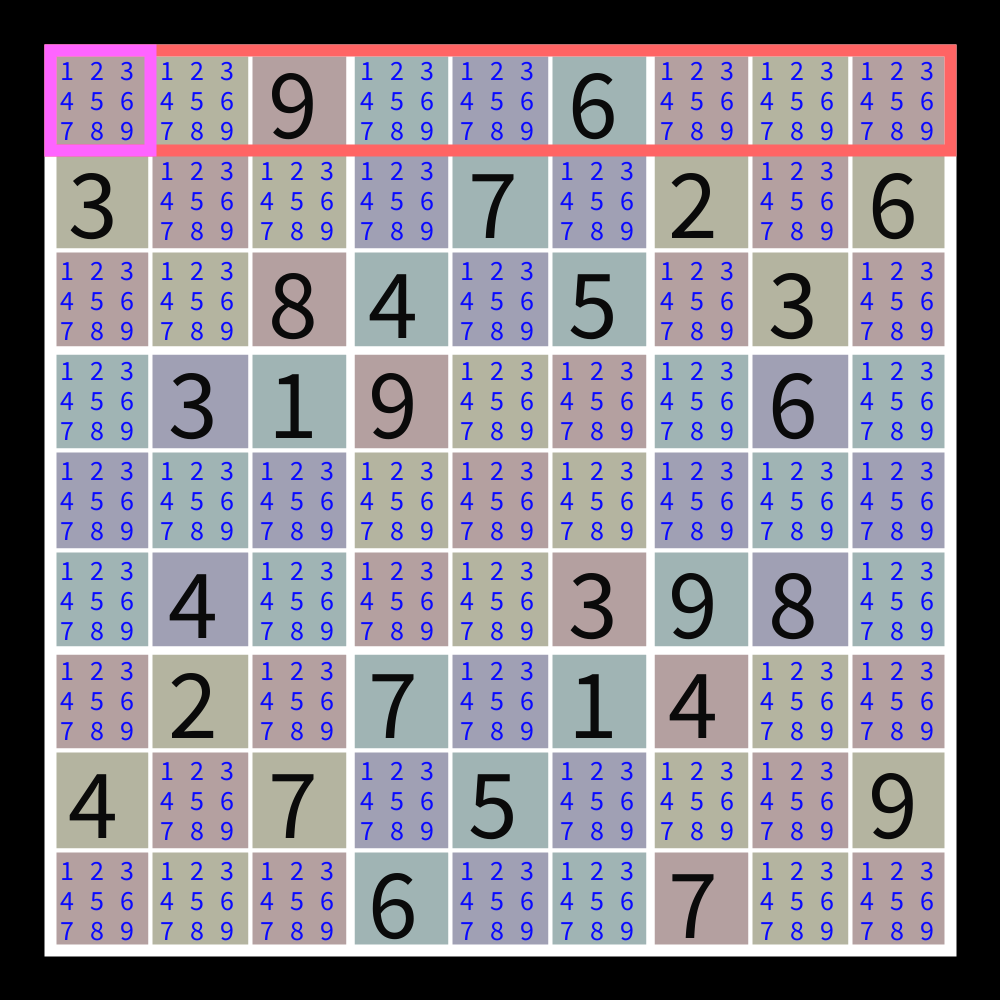
Frame 1 (no input)
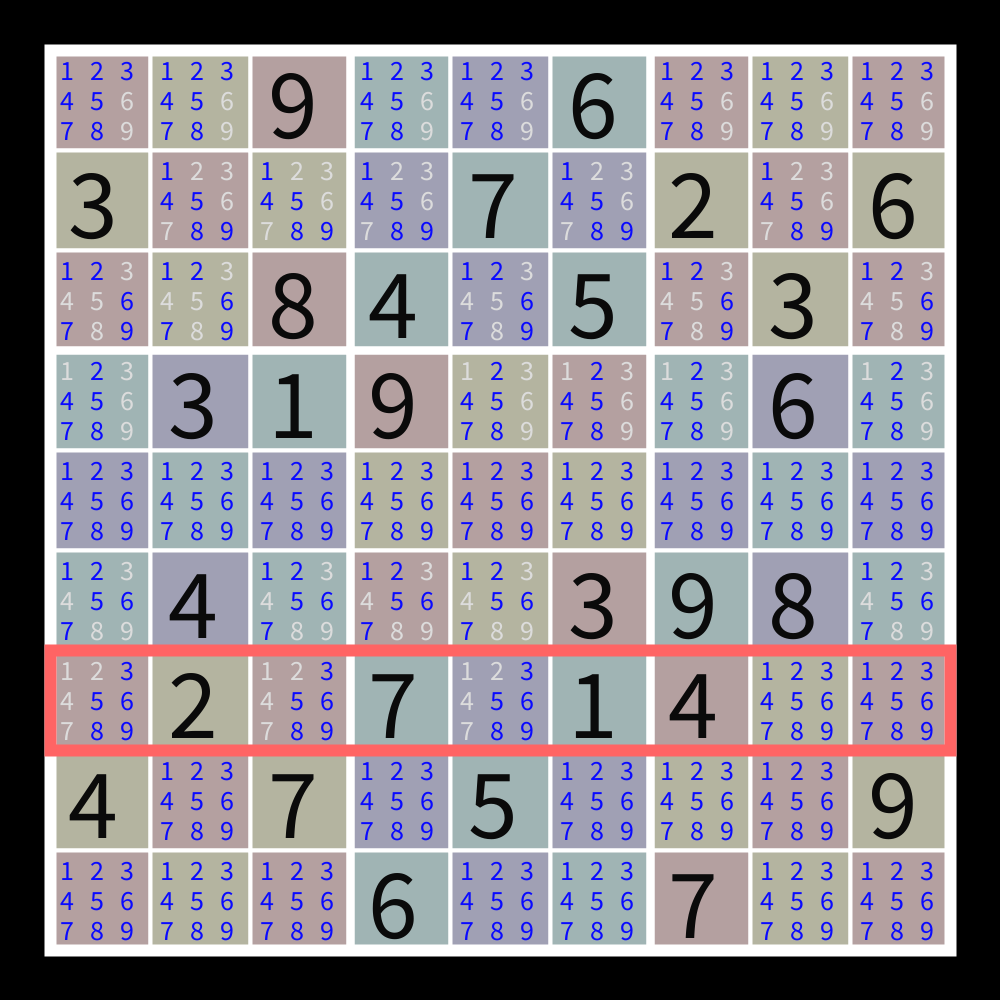
Frame 60 (the mouse pressed at the canvas centre just before this capture)
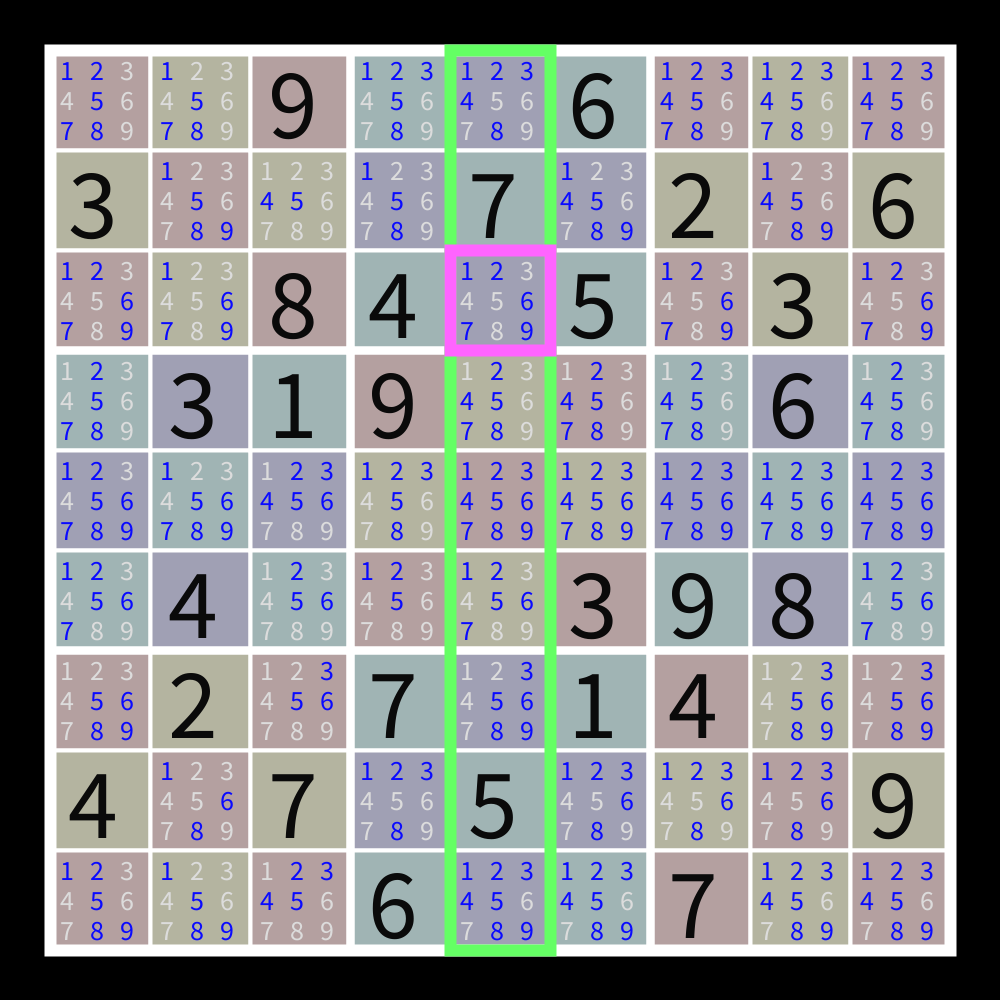
Frame 120 (the mouse held since frame 60 and released just before this capture)

The Processing sketch that drew these frames (run headless with seeded random() and noise(); from frame 60 on, the mouse is pressed at the canvas centre):

// Processing sketch: SudokuV6
// ── SudokuV6.pde

/*

terminology

sqr =  a 1 by 1 square on the grid    
row =  a 9 by 1 horizontal bar on the grid made from 9 squares  
col =  a 1 by 9 vertical bar on the grid made from 9 squares 
box =  a 3 by 3 box on the grid made from squares)
grid = the 9 by 9 grid of 81 squares 


Pseudo Code  (* = real code written)

* rotate array so the entry grid displays right
* initialise the workGrid array

* drawGrid 
*  draw 81  1 by 1 outlines
*  draw  9  3 by 3 outlines
*  draw  1  9 by 9 outline
* 
* drawNumbers
*  draw the non blank numbers from the grid array
*  in the blank squares display a mini 3x3 grid of the current possibles numbers from the workgrid array   

check each horizontal line to remove any numbers already correct for that line
*  hilite horizontal line being processed
*  hilite 1x1 box being processed
*  check workGrid candidate numbers in this line against each entry that is non zero the grid array 
*    remove any numbers that appear elsewhere in the same line in grid

check each vertical line to remove any numbers already correct for that line
*  hilite vertical line being processed
*  hilite 1x1 box being processed
*  check workGrid candidate numbers in this line against each entry that is non zero the grid array 
*  remove any numbers that appear elsewhere in the same line in grid


check each 3x3 box to remove any numbers already correct for that square
*  hilite 3x3 box being processed
*  hilite 1x1 square being processed
*  check workGrid candidate numbers in this box against each entry that is non zero the grid array 
*  remove any numbers that appear elsewhere in the same box in grid

*check each square in the 9x9 workgrid for single candidate squares
*  hilite 1x1 square being processed
*  check workGrid candidate numbers in this square so see if only one cadidate remains
*    insert the single number in the relevant grid array location as cadidate number + 10  

data array formats

grid [0..8][0..8] contains the puzzle. 
  0      = square is unsolved                   (draw as blank to start)
  1..9   = solved square was supplied at start  (number drawn in black )
  11..19 = square solved by this program        (number drawn in white )
  
workgrid [0..8]  [0..8]    [0..9]
         gridx    gridy  candidatelist
  0 = true (this square has been solved) false (there is more than one candidate for this square) 
  1 = true (1 is an option) false (1 has been dismissed)
  2 = true (2 is an option) false (2 has been dismissed)
  .
  .
  9 = true (9 is an option) false (9 has been dismissed)

*/
 

/* the sudoku to solve */

int[][] entryGrid = { 
  {0,0,9,0,0,6,0,0,0}, 
  {3,0,0,0,7,0,2,0,6}, 
  {0,0,8,4,0,5,0,3,0},
  {0,3,1,9,0,0,0,6,0},
  {0,0,0,0,0,0,0,0,0},
  {0,4,0,0,0,3,9,8,0},
  {0,2,0,7,0,1,4,0,0},
  {4,0,7,0,5,0,0,0,9},
  {0,0,0,6,0,0,7,0,0}}
  ; 

int[][] grid = new int[9][9]; // [x]  [y] 

/* the sudoku work grid with the current candidate numbers */
boolean [][][] workGrid = new boolean[9][9][10]; // [x]  [y] [nums]

int offset    =  50 ;  /* from top and left of screen */
int boxsize   = 100 ;  /* size of 1x1 box */

int xx        = 0   ;
int yy        = 0   ;
int sx        = 0   ;
int sy        = 0   ;
int checkStep = 0   ;
boolean newCheck = true ;
boolean solved = false ;

void setup() {
  println("Setup Started");
  println("  Size");
  size(1000, 1000);
  frameRate(15);
  println("  Background");
  background(0);
  rotateArray() ;
  workGridInit() ;
  println("Setup Ended");
  //noLoop() ;   //////////////////////////////////
}

void mouseClicked() {
  redraw() ; 
}

void rotateArray() {
  for (int x = 0 ; x < 9 ; x++) {
    for (int y = 0 ; y < 9 ; y++) {
      grid[y][x] = entryGrid[x][y] ;
    }
  }
}

void workGridInit() {
  println("workGridInit Started");
  for (int x = 0; x < 9 ; x++) {
    for (int y = 0; y < 9 ;y++) {
      if (grid[x][y] == 0 ) {
        for (int z = 1 ; z <= 9 ;z++) {
          println("x,y,z = ",x,y,z);
          workGrid[x][y][z] = true ;
        }
      }
    }
  }
  println("workGridInit Ended");
}

 
void drawGrid() {
  println("drawgrid Started");
  /* 1x1 boxes */
  stroke(255) ;
  fill(0) ;
  strokeWeight(4) ;

  for (int x = 0 ; x < 9 ; x++) { 
    for (int y = 0 ; y < 9 ; y++) {
      if ( (x/3 + y/3 * 3) % 2 == 0 ) { 
        if ( (x + y * 9) % 2 == 0 ) { 
          fill(180,160,160) ; 
        } else {
          fill(180,180,160) ;
        }
      } else {
        if ( (x + y * 9) % 2 == 0 ) { 
          fill(160,160,180) ; 
        } else {
          fill(160,180,180) ;
        }
      }
      rect(offset + x * boxsize , offset + y * boxsize , boxsize , boxsize ) ;
    }
  }

  /* 3x3 boxes */
  stroke(255) ;
  noFill() ;
  strokeWeight(8) ;

  for (int x = 0 ; x < 3 ; x++) { 
    for (int y = 0 ; y < 3 ; y++) {
      rect(offset + x * boxsize * 3, offset + y * boxsize * 3, boxsize * 3, boxsize * 3) ;
    }
  }

  
  /* 9x9 box */
  stroke(255) ;
  noFill() ;
  strokeWeight(12) ;

  rect(offset, offset, boxsize * 9, boxsize * 9) ;
  println("drawGrid Ended");
}

void drawNumbers() {
  println("drawNumbers Started");
  int solvedCount = 0 ;
  for (int gridx = 0 ; gridx < 9 ; gridx++) {
    for (int gridy = 0 ; gridy < 9 ; gridy++) {
      textSize(100) ;
      int number = grid[gridx][gridy] ;
      if (number > 10) {
        solvedCount++ ;
        fill(10,10,255) ;
        String num = str(number - 10) ;
        text(num, gridx * boxsize + 68, gridy * boxsize + 138 ) ;
      } else if (number > 0) {
        solvedCount++ ;
        fill(10) ;
        String num = str(number) ;
        text(num, gridx * boxsize + 68, gridy * boxsize + 138 ) ;
      } else {
        textSize(28) ;
        fill(80) ;
        for (int x = 0 ; x < 3 ; x++) {
          for (int y = 0 ; y < 3 ; y++) {
            int candidate = y * 3 + x + 1 ;
            // println("gridx,gridy,candidate = ",gridx,gridy,candidate);
            String boxnum = str(candidate) ;
            if (workGrid[gridx][gridy][candidate] == true) {
              fill(10,10,255) ; // candidate is true so it is still a possibilty 
            } else {
              fill(220) ; // candidate is false so it has been eliminated  
            }
            text(boxnum, gridx * boxsize + 60 + x * 30, gridy * boxsize + 80 + y * 30 ) ;
          }
        }
      }
    }
  }
  if (solvedCount == 81 ) solved = true ;
  if (solved) noLoop() ;
  println("drawNumbers Ended");
}



void checkRow(int x, int y) {
  // [col][y]  is the location of the source square
  //   [x][y]  is the location of the target square (the hilighted one)
  for (int col = 0 ; col < 9 ; col ++) {
    if (grid[col][y] != 0) {       // only check source squares that are solved
      if (col != x) {         // don't check aginst self 
        int solved = grid[col][y] ;
        if (solved > 9) solved = solved - 10 ;  
        workGrid[x][y][solved] = false ; // remove candidate
      }
    }
  }
}

void checkCol(int x, int y) {
  // [x][row]  is the location of the source square
  // [x][y]    is the location of the target square (the hilighted one)
  for (int row = 0 ; row < 9 ; row ++) {
    if (grid[x][row] != 0) {  // only check source squares that are solved
      if (row != y) {         // don't check aginst self 
        int solved = grid[x][row] ;
        if (solved > 9) solved = solved - 10 ;  
        workGrid[x][y][solved] = false ; // remove candidate
      }
    }
  }
}

void checkBox(int x, int y) {
  // x and y are the actual position of the square to check
  // col and row need to be calculated from x and y
  // [col][row]  is the location of the source square
  // [x][y]      is the location of the target square (the hilighted one)
  int rowStart = floor(y * 1.0 / 3) * 3 ;
  int colStart = floor(x * 1.0 / 3) * 3 ;
  for (int row = rowStart ; row < (rowStart + 3) ; row++) {
    for (int col = colStart ; col < (colStart + 3) ; col++) {
      if (grid[col][row] != 0) {  // only check source squares that are solved
        if ((row != y) && (col != x)) {         // don't check aginst self 
          int solved = grid[col][row] ;
          if (solved > 9) solved = solved - 10 ;  
          workGrid[x][y][solved] = false ; // remove candidate
        }
      }      
    }
  }
}

void checkSqr(int x, int y) {
  int candCount = 0 ;
  int currentCand = 0 ;
  for (int candidate = 1 ; candidate < 10 ; candidate++ ) {
    if (workGrid[x][y][candidate] == true) {
      currentCand = candidate ;
      candCount++ ;
    }
  }
  // println("x,y,currentCand,candCount",x,y,currentCand,candCount) ;
  if (candCount == 1) {
    grid[x][y] = 10 + currentCand ;
  }
}

void hilite(int htype, int hx, int hy) {
  println("hilite Started");
  strokeWeight(12) ;
  noFill() ;

  switch(htype) {
    case 0:    // hilite row
      stroke(255,100,100) ;
      rect(offset , offset +  boxsize * hy , boxsize * 9 , boxsize ) ;
      break;
    case 1:    // hilite column
      stroke(100,255,100) ;
      rect(offset + boxsize * hx, offset , boxsize , boxsize * 9  ) ;   
      break;
    case 2:    // hilite box 3x3
      stroke(100,100,255) ;
      rect(offset +  boxsize * hx * 3, offset +  boxsize * hy * 3 , boxsize * 3 , boxsize * 3  ) ;
      break;
  }
  println("hilite Ended");
}

void hiliteSqr(int hx, int hy) {
      stroke(255,100,255) ;
      noFill() ;
      rect(offset +  boxsize * hx , offset +  boxsize * hy , boxsize , boxsize ) ;
}

void draw() {
  println("   ");  
  println("draw Started");
  background(0) ;
  drawGrid() ;
  drawNumbers() ;

  switch(checkStep) {
    case 0:    // hilite row
    hilite(checkStep,0,yy) ;
    if (newCheck) {
      sx = 0 ;
      newCheck = false ;
    }
    if (grid[sx][yy] == 0) {   // dont hilite or check this square if it is already solved 
      hiliteSqr(sx, yy) ; // hilite 1x1
      // check candidates against rest of square here
      checkRow(sx, yy)  ; //check square against all other squares in this row
    }
    sx++ ;
    if (sx > 8) {
      newCheck = true ;
      yy++ ;
      if (yy > 8) {
        yy = 0 ;
        checkStep++ ;
      } 
    }
    break ;

    case 1:    // hilite column
    hilite(checkStep,xx,0) ;
    if (newCheck) {
      sy = 0 ;
      newCheck = false ;
    }
    if (grid[xx][sy] == 0) {   // dont hilite or check this square if it is already solved    
      hiliteSqr(xx, sy) ; // hilite 1x1
      // check candidates against rest of square here ?
      checkCol(xx, sy)  ; //check square against all other squares in this col
    }
    sy++ ;
    if (sy > 8) {
      newCheck = true ;
      xx++ ;
      if (xx > 8) {
        xx = 0 ;
        checkStep++ ;
      } 
    }
    break ;

    case 2:    // hilite 3x3  
    hilite(checkStep,xx,yy) ;
    if (newCheck) {
      sx = 0 ;
      sy = 0 ;
      newCheck = false ;
    }
    if (grid[xx * 3 + sx][yy * 3 + sy] == 0) {   // dont hilite or check this square if it is already solved
      hiliteSqr(xx * 3 + sx, yy * 3 + sy) ; // hilite 1x1
      // check candidates against rest of square here ? 
      checkBox(xx * 3 + sx, yy * 3 + sy) ; //check square against all other squares in this box
    }
    sx++ ;
    if (sx > 2) {
      sx = 0 ;
      sy++ ;
      if (sy > 2) {
        sy = 0 ;
        newCheck = true ;
        xx++ ;
        if (xx > 2) {
          xx = 0 ;
          yy++ ;
          if (yy > 2) {
            yy = 0 ;
            checkStep++ ;
            newCheck = true ;
          }
        }
      }
    }
    break ;
    
    
    case 3:    // hilite 1x1  
    // hilite(checkStep,xx,yy) ;
    if (newCheck) {
      sx = 0 ;
      sy = 0 ;
      newCheck = false ;
    }
    if (grid[sx][sy] == 0) {   // dont hilite or check this square if it is already solved    
      hiliteSqr(sx, sy) ; // hilite 1x1
      // check to see if any square contains a single candidate (ie this square is solved)  
      checkSqr(sx, sy) ;  
    }
    sx++ ;
    if (sx > 8) {
      sx = 0 ;
      sy++ ;
      if (sy > 8) {
        sy = 0 ;
        checkStep++ ;
        newCheck = true ;
      }
    }
    break ;
    
  }
  if (checkStep > 3) {
    checkStep = 0 ;
    // noLoop() ;
  }
  if (solved) {
    checkStep = 9 ;
  }
  println("checkStep,newCheck,xx,yy,sx,sy",checkStep,newCheck,xx,yy,sx,sy) ;
  println("draw Ended");
}
